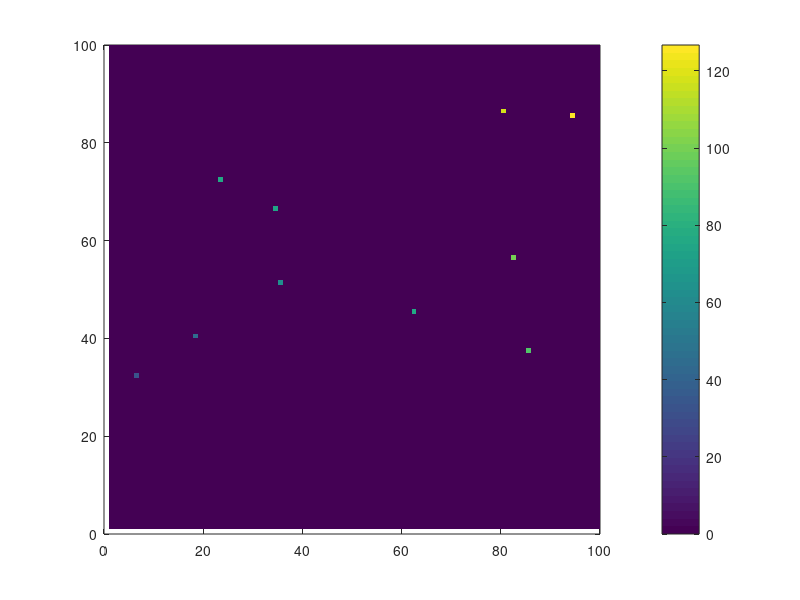
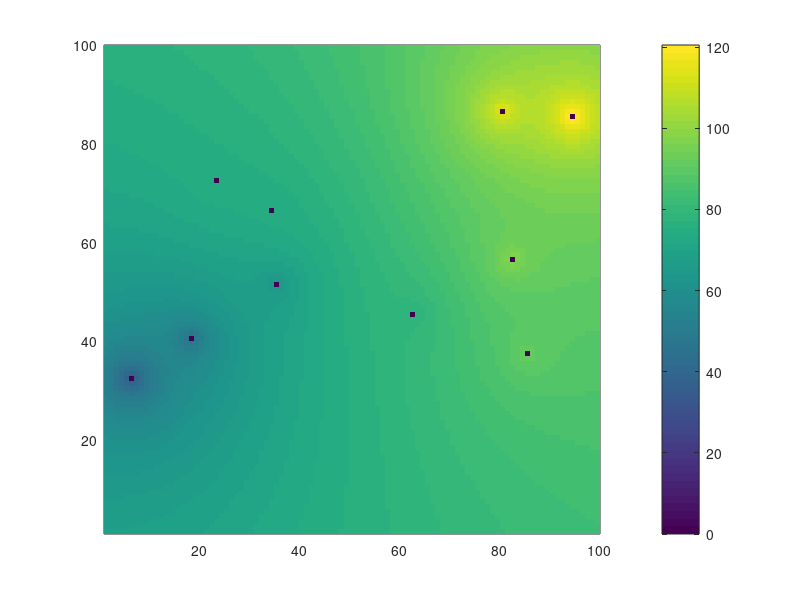
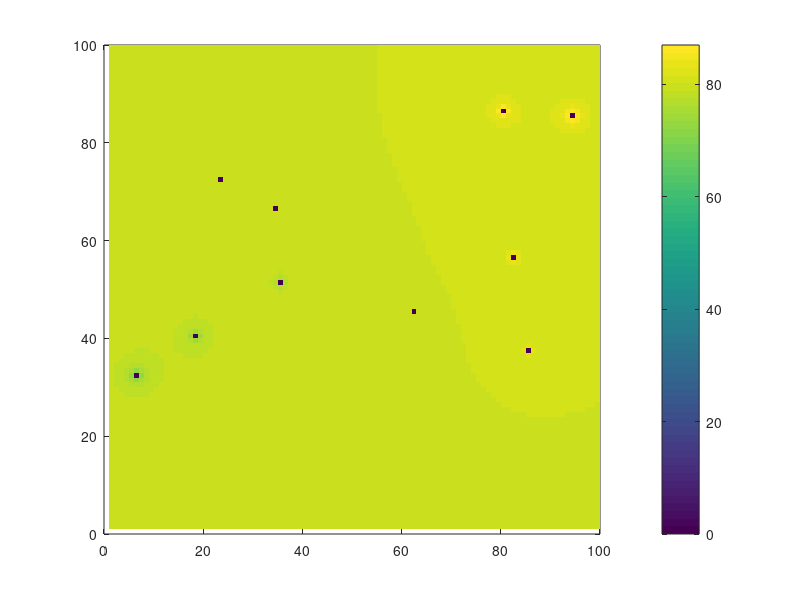
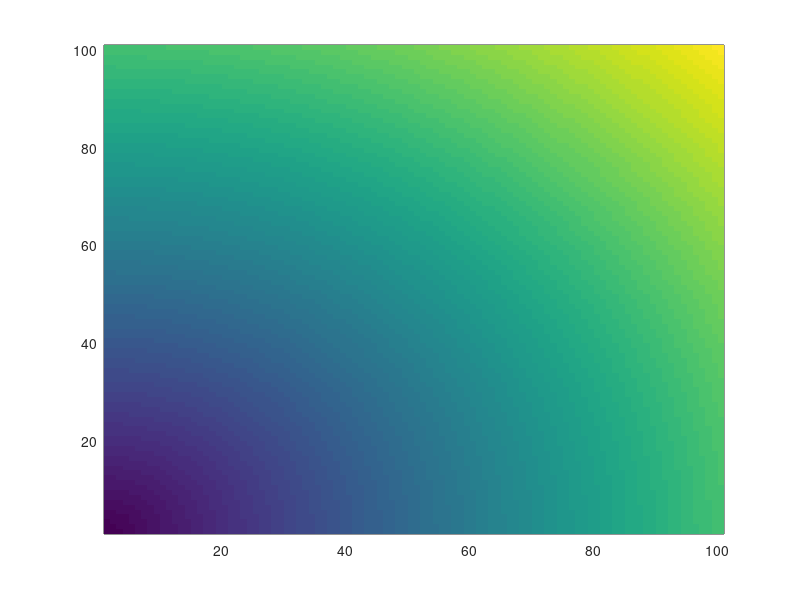

These charts were generated, in order, by the following MATLAB code: (Note: this script raises an error after producing the figures.)
clear all 
close all

% HW 8
% contouring and surface plotting 



[x,y] = meshgrid(1:100,1:100);
z = sqrt(x.*x + y.*y);

sub_z=zeros(100);

xpick=ceil(rand(10,1)*100);
ypick=ceil(rand(10,1)*100);

for i=1:length(xpick),
    sub_z(xpick(i),ypick(i))=z(xpick(i),ypick(i));
end


figure()
h=pcolor(sub_z)
set(h,'edgecolor','none')
colorbar()
axis([0 100 0 100])

[r,c]=find(sub_z~=0);
valueloc=find(sub_z~=0);
values=sub_z(valueloc);

z_bar=zeros(100);

for i=1:length(x)    
    for j = 1:length(y)
     
      if sub_z(i,j)==0,
         
          %find the distance to each known value
          distance=zeros(length(r),1);
          
          for n=1:length(r)
              
            distance(n) = sqrt( (r(n) - i)^2 + (c(n) - j)^2 ) ;
            
          end
          
          z_bar1(i,j)=sum(values./distance)/sum(1./distance);
          z_bar2(i,j)=sum(values.*exp((1./distance)))/sum(exp((1./distance)));
          
      end
         
    end
    
end
figure()
g=pcolor(z_bar1)
set(g,'edgecolor','none')
colorbar()

figure()
gh=pcolor(z_bar2)
set(gh,'edgecolor','none')
colorbar()


%% part 2 
xx=[0:1:100];
yy=[0:1:100];
[XX,YY]=meshgrid(xx,yy);
axis([0 100 0 100])
zz=sqrt(XX.^2+YY.^2);

figure()
h=pcolor(zz);

set(h,'edgecolor','none')
colormap('parula')
colorbar()
%% part 3
figure()
ff=pcolor(zz)
set(ff,'edgecolor','none')
colormap('cool')
colorbar()

zzz=zz;
% replacing some random elements of z with NaN's 
zzz(4,5)=NaN;
zzz(14,65)=NaN;
zzz(44,74)=NaN;
zzz(35,57)=NaN;
zzz(76,24)=NaN;
zzz(52,59)=NaN;

figure()
h=pcolor(zzz);
set(h,'edgecolor','none')
colormap('spring')
colorbar()

%% part 4
 %using matlabs griddata function

 % NN 10 random subsamples
 z_bar_nn=griddata(x,y,z,XX,YY,'nearest');

figure()
g=pcolor(z_bar_nn)
set(g,'edgecolor','none')
hold on

 % NN 100 random subsamples
n = rand(100,1)*100;
m = rand(100,1)*100;

l = sqrt(n.*n + m.*m);

l_bar=griddata(n,m,l,XX,YY,'nearest');


figure()
g=pcolor(l_bar)
set(g,'edgecolor','none')
hold on
colorbar()
plot(n,m,'.k')
 % NN 1000 random subsamples
q = rand(1000,1)*100;
r = rand(1000,1)*100;
s = sqrt(q.*q + r.*r);

s_bar=griddata(q,r,s,XX,YY,'nearest');

figure()
g=pcolor(s_bar)
set(g,'edgecolor','none')
hold on 
plot(q,r,'.k')
colorbar()
